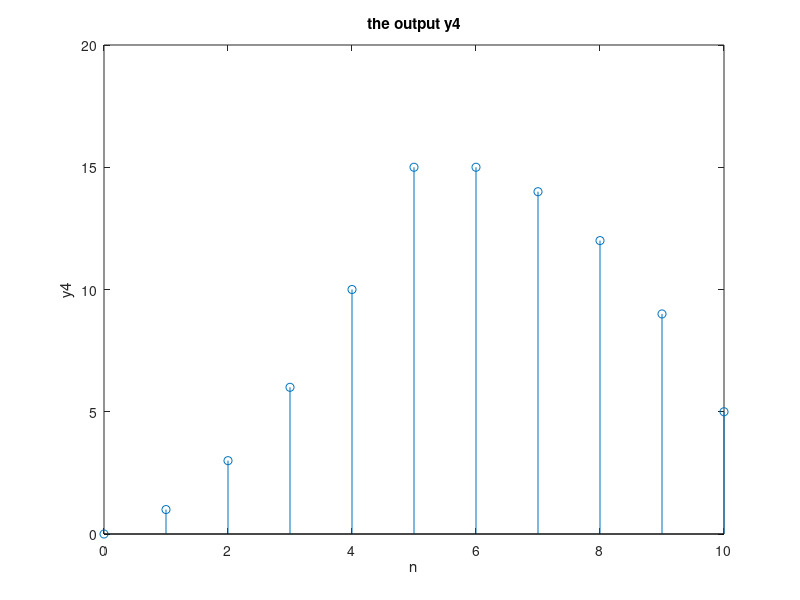

This chart was generated by the following MATLAB code:
%exercise 2.2all
nx=[1:4];
x=[1 2 3 4];

a1=[1];
b1=[0.5 1 2];
y1=filter(b1,a1,x);

a2=[1 -0.8];
b2=[2];
y2=filter(b2,a2,x);

a3=[1 -0.8];
b3=[0 2];
y3=filter(b3,a3,x);

%2.2e
nx=[0:10];
ny=[0:10];
x=[ones(1,6) zeros(1,5)];%this is x(n) in vector form 
b4=[0 1 2 3 4 5];%this is h(n) in vector form
a4=[1];
y4=filter(b4,a4,x);
stem(ny,y4);
title('the output y4');
xlabel('n');
ylabel('y4')